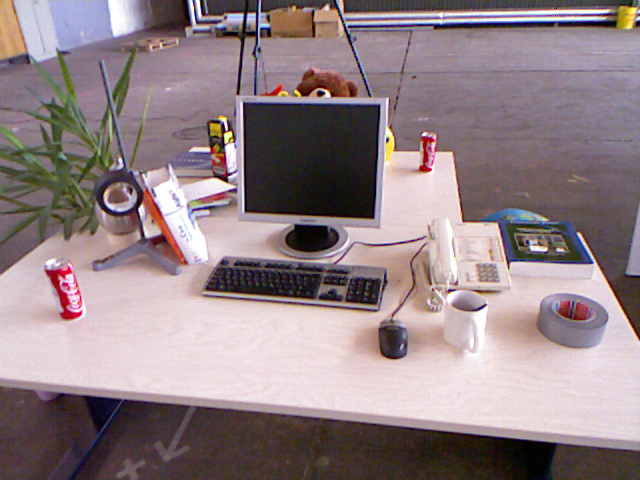
//> input picture chapter1/data/1.png, 640 x 480 px
$ ./chapter1_total   (built with g++ and OpenCV 4)
//> lines starting //> are read from the running program, lines starting //| are printed output that depends on the picture
#include <iostream>
#include <vector>
#include <math.h>

#include <opencv2/core.hpp>
#include <opencv2/imgproc.hpp>
#include <opencv2/highgui.hpp>
#include <opencv2/features2d.hpp>
#include <opencv2/xfeatures2d.hpp>
#include <opencv2/calib3d.hpp>

#include <Eigen/Core>
#include <Eigen/Dense>
#include <opencv2/core/eigen.hpp>

using namespace std;
using namespace cv;
using namespace cv::xfeatures2d;
using namespace Eigen;

#define sfm_course
//#define cv_compare
//#define reconstruct   //是否对F矩阵和E矩阵做重构

//feature matches
template<class T>
vector<DMatch> my_mutual_lowe_ratio_matching(Mat& src1,Mat& src2,vector<KeyPoint>& keypoint1,vector<KeyPoint>& keypoint2,
        Ptr<T>& detector,string windname_pre,DescriptorMatcher::MatcherType dist_type){

    //keypoint descriptor
    cv::Mat descriptor1,descriptor2;
    detector->compute(src1,keypoint1,descriptor1);
    detector->compute(src2,keypoint2,descriptor2);

    //matching keypoint
    Ptr<DescriptorMatcher> matcher=DescriptorMatcher::create(dist_type);
    vector<DMatch> matches;
    matcher->match(descriptor1,descriptor2,matches);

    cv::Mat match_img;
    drawMatches(src1,keypoint1,src2,keypoint2,matches,match_img);
    imshow(windname_pre+"one way matches",match_img);
    waitKey(0);

    //mutual nearest matching
    Ptr<DescriptorMatcher> knn_matcher=DescriptorMatcher::create(dist_type);
    vector<vector<DMatch>> knn_matches1,knn_matches2;
    knn_matcher->knnMatch(descriptor1,descriptor2,knn_matches1,2);
    knn_matcher->knnMatch(descriptor2,descriptor1,knn_matches2,2);
    vector<DMatch> mutual_matches;

    //cout<<endl<<"1st query index:"<<knn_matches1[0][0].queryIdx<<" train index:"<<knn_matches1[0][0].trainIdx<<"  dist:"<<knn_matches1[0][0].distance<<endl;
    //cout<<endl<<"1st query index:"<<knn_matches1[0][1].queryIdx<<" train index:"<<knn_matches1[0][1].trainIdx<<"  dist:"<<knn_matches1[0][1].distance<<endl;
    for(int i=0;i<knn_matches1.size();i++){
        if(knn_matches2[knn_matches1[i][0].trainIdx ][0].trainIdx == i){
            mutual_matches.push_back(knn_matches1[i][0]);
        }
    }
    cv::Mat mutual_img;
    drawMatches(src1,keypoint1,src2,keypoint2,mutual_matches,mutual_img);
    imshow(windname_pre+"mutual matches",mutual_img);
    waitKey(0);

    //lowe-ratio(1st-dis/2nd-dis<0.7f)
    vector<DMatch> mutual_loweratio_matches;
    for(int i=0;i<knn_matches1.size();i++){
        if(knn_matches2[knn_matches1[i][0].trainIdx ][0].trainIdx == i){
            if(knn_matches1[i][0].distance/knn_matches1[i][1].distance<0.7f ){
                mutual_loweratio_matches.push_back(knn_matches1[i][0]);
            }
        }
    }
    cv::Mat mutual_lowe_img;
    drawMatches(src1,keypoint1,src2,keypoint2,mutual_loweratio_matches,mutual_lowe_img,cv::Scalar(0,0,255));
    imshow(windname_pre+"mutual lowe ratio matches",mutual_lowe_img);
    imwrite("/home/hange/Learn/BasicAlgorithmTest/build/chapter1/feature_matching.jpg",mutual_lowe_img);
    waitKey(0);

    return mutual_loweratio_matches;
}


//polar geometry constraint to compute F
Eigen::MatrixXf ComputeFundmentalMatrix(vector<KeyPoint>& keypoint1,vector<KeyPoint>& keypoint2){
    cout<<endl<<"ComputeFundmentalMatrix"<<endl;

    //AX=0系数矩阵
    Eigen::MatrixXf A_coeff(keypoint1.size(),9);
    for(int i=0;i<keypoint1.size();i++){

        A_coeff(i,0) = keypoint2[i].pt.x*keypoint1[i].pt.x;
        A_coeff(i,1) = keypoint2[i].pt.x*keypoint1[i].pt.y;
        A_coeff(i,2) = keypoint2[i].pt.x;
        A_coeff(i,3) = keypoint2[i].pt.y*keypoint1[i].pt.x;
        A_coeff(i,4) = keypoint2[i].pt.y*keypoint1[i].pt.y;
        A_coeff(i,5) = keypoint2[i].pt.y;
        A_coeff(i,6) = keypoint1[i].pt.x;
        A_coeff(i,7) = keypoint1[i].pt.y;
        A_coeff(i,8) = 1.0f;
    }

    //SVD分解获得F矩阵

    Eigen::BDCSVD<Eigen::MatrixXf> svd(A_coeff,ComputeFullU | ComputeFullV);
    Eigen::MatrixXf V=svd.matrixV();

    Eigen::MatrixXf F=V.col(8);
    F.resize(3,3);
    F.transposeInPlace();
    cout<<"F:\n"<<F<<endl;

    //基础矩阵F重构
    Eigen::BDCSVD<Eigen::MatrixXf> svd_f(F,ComputeFullU | ComputeFullV);
    Eigen::MatrixXf U_f = svd_f.matrixU();
    Eigen::MatrixXf V_f = svd_f.matrixV();//svd_f.singularValues()
    Eigen::MatrixXf S_f=Eigen::MatrixXf::Zero(3,3);
    S_f(0,0) = svd_f.singularValues()(0);
    S_f(1,1) = svd_f.singularValues()(1);
    //S_f(2,2) = svd_f.singularValues()(2);
    cout<<"f singularvalues:\n"<<svd_f.singularValues()<<endl;
#ifdef reconstruct
    F = U_f*S_f*V_f.transpose();
    cout<<"F:\n"<<F<<endl;
#endif

    //opencv 算出的F矩阵
    vector<Point2f> keypoint1_2f,keypoint2_2f;
    for(int i=0;i<keypoint1.size();i++){
        Point2f p1_tmp,p2_tmp;
        p1_tmp.x = keypoint1[i].pt.x;
        p1_tmp.y = keypoint1[i].pt.y;
        p2_tmp.x = keypoint2[i].pt.x;
        p2_tmp.y = keypoint2[i].pt.y;
        keypoint1_2f.push_back(p1_tmp);
        keypoint2_2f.push_back(p2_tmp);
    }


#ifdef sfm_course
    cv::Mat F_cv = findFundamentalMat(keypoint1_2f,keypoint2_2f,FM_8POINT);
#else
    cv::Mat F_cv = findFundamentalMat(keypoint1_2f,keypoint2_2f,FM_RANSAC);//
#endif
    cout<<"opencv F_cv:\n"<<F_cv<<endl;
    F = (F_cv.at<double>(2,2)/F(2,2))*F;
    cout<<"compare F:\n"<<F<<endl;

#ifdef sfm_course
    std::cout<<"Result F should be: \n"<<"-0.0315082 -0.63238 0.16121\n"
                                     <<"0.653176 -0.0405703 0.21148\n"
                                     <<"-0.248026 -0.194965 -0.0234573\n" <<std::endl;
#endif

#ifdef cv_compare
    cv2eigen(F_cv,F);
#endif

    return F;
}


//F+K to compute E matrix
Eigen::MatrixXf ComputeEssentialMatrix(Eigen::MatrixXf& F,Eigen::MatrixXf& K,
        vector<cv::KeyPoint>& keypoint1,vector<cv::KeyPoint>& keypoint2,cv::Mat& E_cv){
    cout<<"ComputeEssentialMatrix"<<endl;

    //E = K^T*F*K
    Eigen::MatrixXf E;
    E = K.transpose()*F*K;
    cout<<"the E:\n"<<E<<endl;

    //SVD decompose and reconstruction
    Eigen::BDCSVD<Eigen::MatrixXf> svd_E(E,ComputeFullU | ComputeFullV);
    Eigen::MatrixXf U_E = svd_E.matrixU();
    Eigen::MatrixXf V_E = svd_E.matrixV();
    Eigen::VectorXf sig_value=svd_E.singularValues();

    Eigen::MatrixXf S_E=Eigen::MatrixXf::Zero(3,3);
    S_E(0,0) = (sig_value(0)+sig_value(1))/2.0;
    S_E(1,1) = (sig_value(0)+sig_value(1))/2.0;
    S_E(2,2) = 0.0;
#ifdef reconstruct
    E = U_E*S_E*V_E.transpose();
    cout<<"E:\n"<<E<<endl;
#endif

    //OpenCV compute E
#ifdef sfm_course
    Point2f principal_point(0,0);
    double focal_length=1;
#else
    Point2f principal_point(K(0,2),K(1,2));
    double focal_length=K(0,0);
#endif
    vector<Point2f> keypoint1_pf,keypoint2_pf;
    for(int  i=0;i<keypoint1.size();i++){
        Point2f tmp;
        tmp.x = keypoint1[i].pt.x;
        tmp.y = keypoint1[i].pt.y;
        keypoint1_pf.push_back(tmp);
        tmp.x = keypoint2[i].pt.x;
        tmp.y = keypoint2[i].pt.y;
        keypoint2_pf.push_back(tmp);
    }
    E_cv = cv::findEssentialMat(keypoint1_pf,keypoint2_pf,focal_length,principal_point);
    cout<<"E_cv:\n"<<E_cv<<endl;

#ifdef sfm_course
    std::cout<<"EssentialMatrix should be: \n"
             <<"-0.00490744 -0.0146139 0.34281\n"
             <<"0.0212215 -0.000748851 -0.0271105\n"
             <<"-0.342111 0.0315182 -0.00552454\n";
#endif

#ifdef cv_compare
    cv2eigen(E_cv,E);
#endif

    return E;
}

Eigen::VectorXf mytriangle(cv::KeyPoint p1,Eigen::MatrixXf& P1,cv::KeyPoint p2,Eigen::MatrixXf& P2
       ){
    //K,p1,P1,p2,P2,vector_R_t[i].first,vector_R_t[i].second
    Eigen::MatrixXf A=Eigen::MatrixXf::Zero(4,4);
    A.row(0) = p1.pt.x*P1.block(2,0,1,4) - P1.block(0,0,1,4);
    A.row(1) = p1.pt.y*P1.block(2,0,1,4) - P1.block(1,0,1,4);
    A.row(2) = p2.pt.x*P2.block(2,0,1,4) - P2.block(0,0,1,4);
    A.row(3) = p2.pt.y*P2.block(2,0,1,4) - P2.block(1,0,1,4);

    //A svd decomposition and get the Least squre rslt
    Eigen::BDCSVD<Eigen::MatrixXf> svd_A(A, ComputeFullV);
    Eigen::VectorXf P = svd_A.matrixV().block(0,3,4,1);
    P = P/P(3);//scale to the last element


    return P;
}

bool  mycheck_R_t(Eigen::VectorXf& P,Eigen::MatrixXf& R,Eigen::VectorXf& t){
    //P,vector_R_t[i].first,vector_R_t[i].second
    bool flag=true;
    if(P(2)<0){
        flag=false;
    }else{
        Eigen::MatrixXf R_t=Eigen::MatrixXf::Zero(3,4);
        R_t.block(0,0,3,3) = R;
        R_t.block(0,3,3,1) = t;
        Eigen::VectorXf p_3d=R_t*P;
        if(p_3d(2)<0){
            flag = false;
        }
    }
    return flag;
}


//decompose E ==>R,t
void ComputeR_T(Eigen::MatrixXf& E,vector<KeyPoint>& keypoint1,vector<KeyPoint>& keypoint2,Eigen::MatrixXf& K,cv::Mat& E_cv){

    cout<<"ComputeR_T\n"<<endl;

    Eigen::BDCSVD<Eigen::MatrixXf> svd_E(E,ComputeFullU | ComputeFullV);
    Eigen::MatrixXf U_E = svd_E.matrixU();
    Eigen::MatrixXf V_E = svd_E.matrixV();

    if(U_E.determinant()<0){
        for(int i=0;i<3;i++){
            U_E(i,2) = -U_E(i,2);
        }
    }

    if(V_E.determinant()<0){
        for(int i=0;i<3;i++){
            V_E(i,2) = -V_E(i,2);
        }
    }

    Eigen::MatrixXf W=Eigen::MatrixXf::Zero(3,3);
    W(0,1) = -1;W(1,0) = 1;W(2,2) = 1;
    Eigen::MatrixXf Wt=Eigen::MatrixXf::Zero(3,3);
    Wt(0,1) = 1;Wt(1,0) = -1;Wt(2,2) = 1;

    vector<pair<Eigen::MatrixXf,Eigen::VectorXf>> vector_R_t;
    vector_R_t.push_back(pair<Eigen::MatrixXf,Eigen::VectorXf>(U_E*W*V_E.transpose(),U_E.col(2)));
    vector_R_t.push_back(pair<Eigen::MatrixXf,Eigen::VectorXf>(U_E*W*V_E.transpose(),-U_E.col(2)));
    vector_R_t.push_back(pair<Eigen::MatrixXf,Eigen::VectorXf>(U_E*Wt*V_E.transpose(),U_E.col(2)));
    vector_R_t.push_back(pair<Eigen::MatrixXf,Eigen::VectorXf>(U_E*Wt*V_E.transpose(),-U_E.col(2)));

    for(int i=0;i<vector_R_t.size();i++){
        cv::KeyPoint p1,p2;
        p1=keypoint1[0];
        p2=keypoint2[0];
        Eigen::MatrixXf P1=Eigen::MatrixXf::Zero(3,4),P2=Eigen::MatrixXf::Zero(3,4);
        P1.block(0,0,3,3) = Eigen::MatrixXf::Identity(3,3);
        P1 = K*P1;
        P2.block(0,0,3,3) = vector_R_t[i].first;
        P2.block(0,3,3,1) = vector_R_t[i].second;
        P2 = K*P2;
        //triangulation find the 3-D pos of P
        Eigen::VectorXf P= mytriangle(p1,P1,p2,P2);

        //transform P to the C1,C2 coordinate ,check if p1_3d.z>0 && p2_3d.z>0
        bool right_flag = mycheck_R_t(P,vector_R_t[i].first,vector_R_t[i].second);

        if(right_flag){
            cout<<"R:\n"<<vector_R_t[i].first<<"\nt\n:"<<vector_R_t[i].second<<endl;
        }
    }
#ifdef sfm_course
    std::cout<<"Result should be: \n";
    std::cout<<"R: \n"
             << "0.999827 -0.0119578 0.0142419\n"
             << "0.0122145 0.999762 -0.0180719\n"
             << "-0.0140224 0.0182427 0.999735\n";
    std::cout<<"t: \n"
             <<"0.0796625 0.99498 0.0605768\n";
#endif
    //opencv compute R t
    Point2d principal_point(K(0,2),K(1,2));
    double focal_length=K(0,0);
#ifdef sfm_course
    principal_point = Point2d(0,0);
    focal_length=1;
#endif
    cv::Mat R,t;
    vector<Point2f> keypoint1_pf,keypoint2_pf;
    for(int i=0;i<keypoint2.size();i++){
        keypoint1_pf.push_back(Point2f(keypoint1[i].pt.x,keypoint1[i].pt.y) );
        keypoint2_pf.push_back(Point2f(keypoint2[i].pt.x,keypoint2[i].pt.y) );
    }

    //cv::Mat E_cv=(cv::Mat_<double>(3,3)<<E(0,0),E(0,1),E(0,2),E(1,0),E(1,1),E(1,2),E(2,0),E(2,1),E(2,2));
    //eigen2cv(E,E_cv);
    recoverPose(E_cv,keypoint1_pf,keypoint2_pf,R,t,focal_length,principal_point);
    cout<<"cv R:\n"<<R<<endl;
    cout<<"cv t:\n"<<t<<endl;


    return;
}


int main(int argc,char** argv){

    string img_file1="/home/hange/Learn/BasicAlgorithmTest/chapter1/data/1.png";//kxm1.jpg  1.png
    string img_file2="/home/hange/Learn/BasicAlgorithmTest/chapter1/data/2.png";//kxm2.jpg 2.png

    cv::Mat src1,src2;
    src1 = cv::imread(img_file1,cv::IMREAD_COLOR);
//> src1 is the input picture: 480 rows x 640 cols, CV_8UC3; mean B, G, R 133.9, 129.9, 146.3
    src2 = cv::imread(img_file2,cv::IMREAD_COLOR);
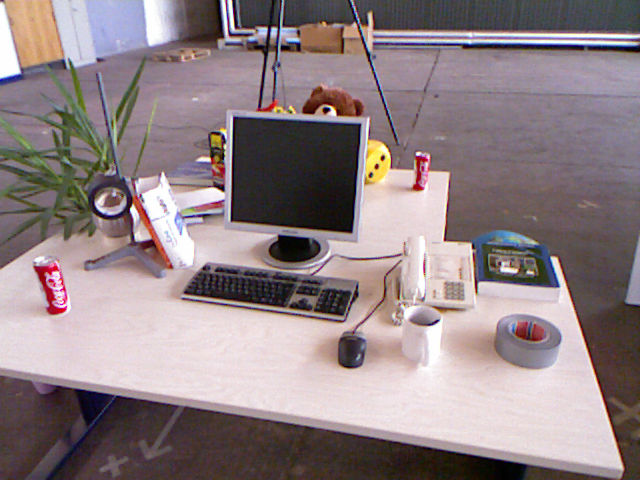
//> input picture chapter1/data/2.png, 640 x 480 px
//> src2 is the input picture: 480 rows x 640 cols, CV_8UC3; mean B, G, R 133.1, 129.9, 144.4
    if(src1.empty() || src2.empty()){
        cout<<endl<<"load data error"<<endl;
        return 0;
    }

    //keypoint detect
    int key_point_num=1000;
    Ptr<SIFT> detector=SIFT::create(key_point_num,3);
    vector<KeyPoint> keypoint1,keypoint2;
    detector->detect(src1,keypoint1);
//> keypoint1 = 1000 keypoints; strongest (x, y, size): (387, 140, 2.3), (226, 127, 2.4), (320, 94, 3.9), (228, 135, 4.7)
    detector->detect(src2,keypoint2);
//> keypoint2 = 1000 keypoints; strongest (x, y, size): (383, 158, 3.1), (377, 166, 3.2), (326, 110, 4), (133, 210, 4.8)

    cv::Mat keypoint1_draw,keypoint2_draw;
    drawKeypoints(src1,keypoint1,keypoint1_draw);
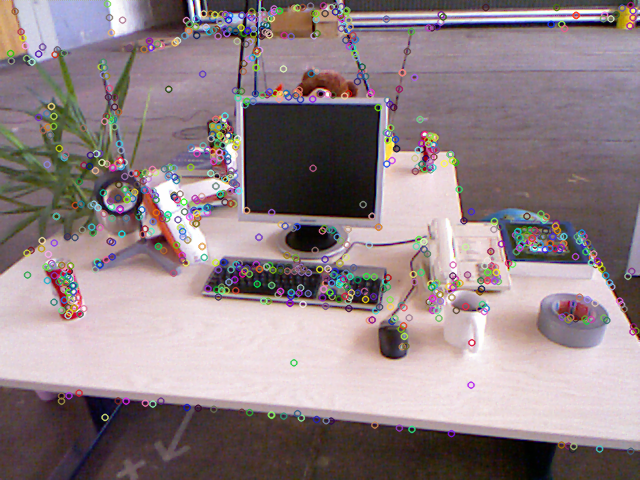
//> keypoint1_draw: 480 rows x 640 cols, CV_8UC3; mean B, G, R 134.4, 130.5, 145.7
    drawKeypoints(src2,keypoint2,keypoint2_draw);
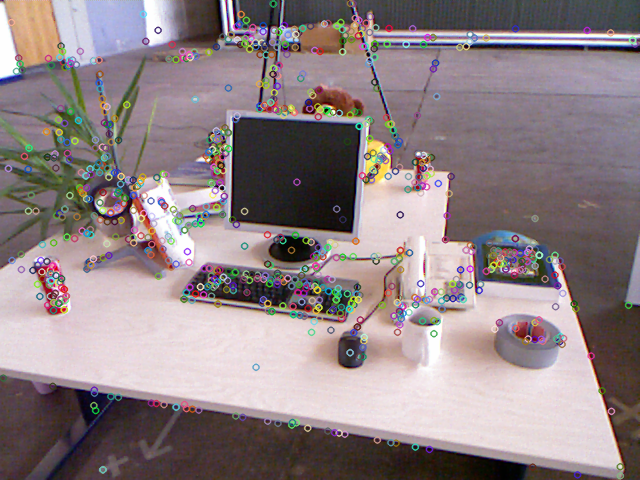
//> keypoint2_draw: 480 rows x 640 cols, CV_8UC3; mean B, G, R 133.6, 130.6, 144
    imshow("keypoint1_draw",keypoint1_draw);
    imshow("keypoint2_draw",keypoint2_draw);
    cout<<endl<<"keypoint1.size:"<<keypoint1.size()<<endl;
//| keypoint1.size:1000
    cout<<endl<<"keypoint2.size:"<<keypoint2.size()<<endl;
//| keypoint2.size:1000
    waitKey(0);

    //ORB检测更快,但是sift更稳，而且做最近邻和次近邻比值好设置
    //经过测试发现这种特征点效果比直接的sift特征点匹配效果更好
    Ptr<SIFT> discriptor=SIFT::create(key_point_num,3);
    vector<DMatch> matches = my_mutual_lowe_ratio_matching<SIFT>(src1,src2,keypoint1,keypoint2,discriptor,"SIFT ",DescriptorMatcher::BRUTEFORCE);//DescriptorMatcher::BRUTEFORCE
//> in my_mutual_lowe_ratio_matching, `matcher->match(descriptor1,descriptor2,matches);`: matches = 1000 matches
//> in my_mutual_lowe_ratio_matching, `drawMatches(src1,keypoint1,src2,keypoint2,matches,match_img);`:
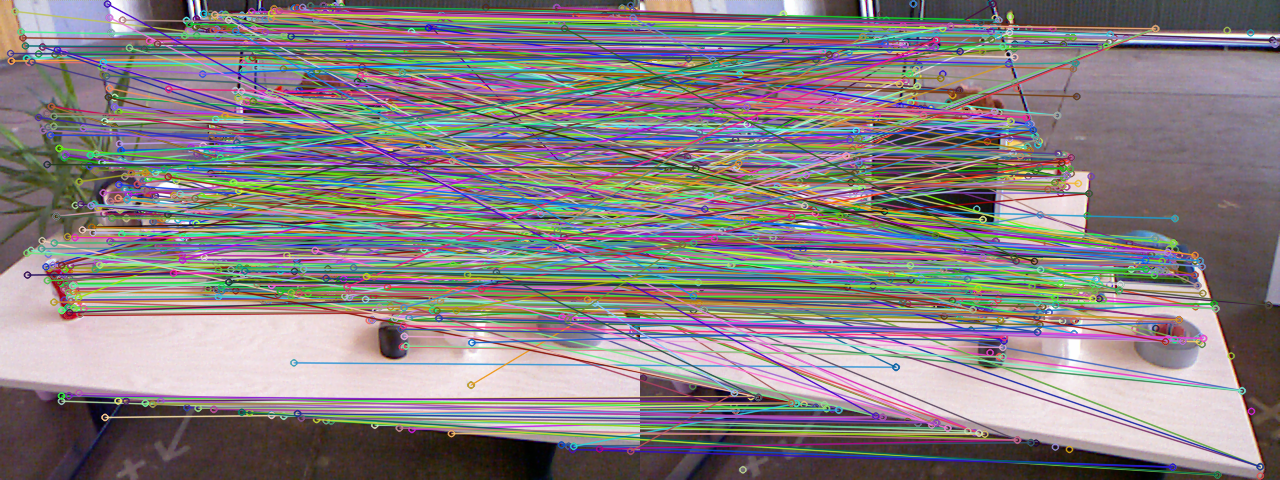
//> match_img: 480 rows x 1280 cols, CV_8UC3; mean B, G, R 130.6, 128.4, 136.4
//> (the rest of the program and of its run is left out)
